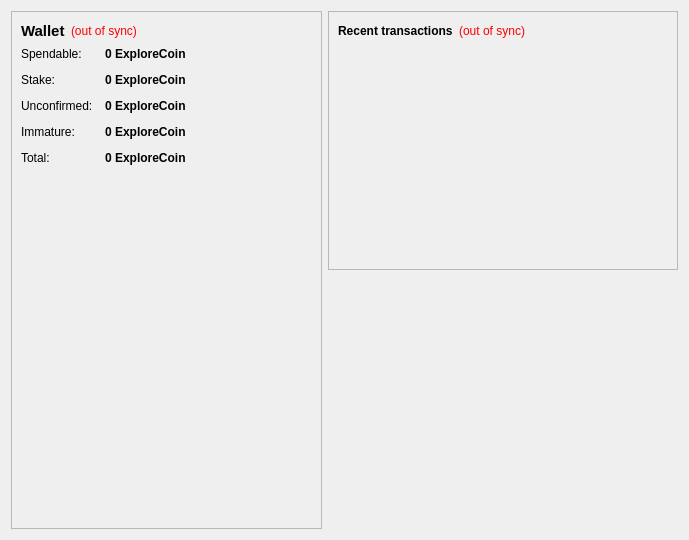
<?xml version="1.0" encoding="UTF-8"?>
<ui version="4.0">
 <class>OverviewPage</class>
 <widget class="QWidget" name="OverviewPage">
  <property name="geometry">
   <rect>
    <x>0</x>
    <y>0</y>
    <width>689</width>
    <height>540</height>
   </rect>
  </property>
  <property name="windowTitle">
   <string>Form</string>
  </property>
  <layout class="QHBoxLayout" name="horizontalLayout" stretch="1,0">
   <item>
    <layout class="QVBoxLayout" name="verticalLayout_2">
     <item>
      <widget class="QFrame" name="frame">
       <property name="frameShape">
        <enum>QFrame::StyledPanel</enum>
       </property>
       <property name="frameShadow">
        <enum>QFrame::Raised</enum>
       </property>
       <layout class="QVBoxLayout" name="verticalLayout_4">
        <item>
         <layout class="QHBoxLayout" name="horizontalLayout_4">
          <item>
           <widget class="QLabel" name="label_5">
            <property name="font">
             <font>
              <pointsize>11</pointsize>
              <weight>75</weight>
              <bold>true</bold>
             </font>
            </property>
            <property name="text">
             <string>Wallet</string>
            </property>
           </widget>
          </item>
          <item>
           <widget class="QLabel" name="labelWalletStatus">
            <property name="toolTip">
             <string>The displayed information may be out of date. Your wallet automatically synchronizes with the ExploreCoin network after a connection is established, but this process has not completed yet.</string>
            </property>
            <property name="styleSheet">
             <string notr="true">QLabel { color: red; }</string>
            </property>
            <property name="text">
             <string notr="true">(out of sync)</string>
            </property>
            <property name="alignment">
             <set>Qt::AlignLeading|Qt::AlignLeft|Qt::AlignVCenter</set>
            </property>
           </widget>
          </item>
          <item>
           <spacer name="horizontalSpacer_2">
            <property name="orientation">
             <enum>Qt::Horizontal</enum>
            </property>
            <property name="sizeHint" stdset="0">
             <size>
              <width>40</width>
              <height>20</height>
             </size>
            </property>
           </spacer>
          </item>
         </layout>
        </item>
        <item>
         <layout class="QFormLayout" name="formLayout_2">
          <property name="fieldGrowthPolicy">
           <enum>QFormLayout::AllNonFixedFieldsGrow</enum>
          </property>
          <property name="horizontalSpacing">
           <number>12</number>
          </property>
          <property name="verticalSpacing">
           <number>12</number>
          </property>
          <item row="0" column="0">
           <widget class="QLabel" name="label">
            <property name="text">
             <string>Spendable:</string>
            </property>
           </widget>
          </item>
          <item row="0" column="1">
           <widget class="QLabel" name="labelBalance">
            <property name="font">
             <font>
              <weight>75</weight>
              <bold>true</bold>
             </font>
            </property>
            <property name="cursor">
             <cursorShape>IBeamCursor</cursorShape>
            </property>
            <property name="toolTip">
             <string>Your current spendable balance</string>
            </property>
            <property name="text">
             <string notr="true">0 ExploreCoin</string>
            </property>
            <property name="textInteractionFlags">
             <set>Qt::LinksAccessibleByMouse|Qt::TextSelectableByKeyboard|Qt::TextSelectableByMouse</set>
            </property>
           </widget>
          </item>
          <item row="1" column="0">
           <widget class="QLabel" name="label_6">
            <property name="text">
             <string>Stake:</string>
            </property>
           </widget>
          </item>
          <item row="1" column="1">
           <widget class="QLabel" name="labelStake">
            <property name="font">
             <font>
              <weight>75</weight>
              <bold>true</bold>
             </font>
            </property>
            <property name="cursor">
             <cursorShape>IBeamCursor</cursorShape>
            </property>
            <property name="toolTip">
             <string>Total of coins that was staked, and do not yet count toward the current balance</string>
            </property>
            <property name="text">
             <string notr="true">0 ExploreCoin</string>
            </property>
            <property name="textInteractionFlags">
             <set>Qt::LinksAccessibleByMouse|Qt::TextSelectableByKeyboard|Qt::TextSelectableByMouse</set>
            </property>
           </widget>
          </item>
          <item row="2" column="0">
           <widget class="QLabel" name="label_3">
            <property name="text">
             <string>Unconfirmed:</string>
            </property>
           </widget>
          </item>
          <item row="2" column="1">
           <widget class="QLabel" name="labelUnconfirmed">
            <property name="font">
             <font>
              <weight>75</weight>
              <bold>true</bold>
             </font>
            </property>
            <property name="cursor">
             <cursorShape>IBeamCursor</cursorShape>
            </property>
            <property name="toolTip">
             <string>Total of transactions that have yet to be confirmed, and do not yet count toward the current balance</string>
            </property>
            <property name="text">
             <string notr="true">0 ExploreCoin</string>
            </property>
            <property name="textInteractionFlags">
             <set>Qt::LinksAccessibleByMouse|Qt::TextSelectableByKeyboard|Qt::TextSelectableByMouse</set>
            </property>
           </widget>
          </item>
          <item row="3" column="0">
           <widget class="QLabel" name="labelImmatureText">
            <property name="text">
             <string>Immature:</string>
            </property>
           </widget>
          </item>
          <item row="3" column="1">
           <widget class="QLabel" name="labelImmature">
            <property name="font">
             <font>
              <weight>75</weight>
              <bold>true</bold>
             </font>
            </property>
            <property name="toolTip">
             <string>Mined balance that has not yet matured</string>
            </property>
            <property name="text">
             <string notr="true">0 ExploreCoin</string>
            </property>
            <property name="textInteractionFlags">
             <set>Qt::LinksAccessibleByMouse|Qt::TextSelectableByKeyboard|Qt::TextSelectableByMouse</set>
            </property>
           </widget>
          </item>
          <item row="4" column="0">
           <widget class="QLabel" name="labelTotalText">
            <property name="text">
             <string>Total:</string>
            </property>
           </widget>
          </item>
          <item row="4" column="1">
           <widget class="QLabel" name="labelTotal">
            <property name="font">
             <font>
              <weight>75</weight>
              <bold>true</bold>
             </font>
            </property>
            <property name="cursor">
             <cursorShape>IBeamCursor</cursorShape>
            </property>
            <property name="toolTip">
             <string>Your current total balance</string>
            </property>
            <property name="text">
             <string notr="true">0 ExploreCoin</string>
            </property>
            <property name="textInteractionFlags">
             <set>Qt::LinksAccessibleByMouse|Qt::TextSelectableByKeyboard|Qt::TextSelectableByMouse</set>
            </property>
           </widget>
          </item>
         </layout>
        </item>
        <item>
         <spacer name="verticalSpacer_3">
          <property name="orientation">
           <enum>Qt::Vertical</enum>
          </property>
          <property name="sizeHint" stdset="0">
           <size>
            <width>20</width>
            <height>40</height>
           </size>
          </property>
         </spacer>
        </item>
        <item alignment="Qt::AlignHCenter|Qt::AlignVCenter">
         <widget class="QLabel" name="label_2">
          <property name="minimumSize">
           <size>
            <width>200</width>
            <height>200</height>
           </size>
          </property>
          <property name="maximumSize">
           <size>
            <width>300</width>
            <height>300</height>
           </size>
          </property>
          <property name="text">
           <string>&lt;html&gt;&lt;head/&gt;&lt;body&gt;&lt;p align=&quot;center&quot;&gt;&lt;img src=&quot;:/images/wallet&quot;/&gt;&lt;/span&gt;&lt;/a&gt;&lt;/p&gt;&lt;/body&gt;&lt;/html&gt;</string>
          </property>
         </widget>
        </item>
        <item>
         <spacer name="verticalSpacer">
          <property name="orientation">
           <enum>Qt::Vertical</enum>
          </property>
          <property name="sizeHint" stdset="0">
           <size>
            <width>20</width>
            <height>40</height>
           </size>
          </property>
         </spacer>
        </item>
       </layout>
      </widget>
     </item>
    </layout>
   </item>
   <item>
    <layout class="QVBoxLayout" name="verticalLayout_3">
     <item>
      <widget class="QFrame" name="frame_2">
       <property name="minimumSize">
        <size>
         <width>350</width>
         <height>0</height>
        </size>
       </property>
       <property name="frameShape">
        <enum>QFrame::StyledPanel</enum>
       </property>
       <property name="frameShadow">
        <enum>QFrame::Raised</enum>
       </property>
       <layout class="QVBoxLayout" name="verticalLayout">
        <item>
         <layout class="QHBoxLayout" name="horizontalLayout_2">
          <item>
           <widget class="QLabel" name="label_4">
            <property name="text">
             <string>&lt;b&gt;Recent transactions&lt;/b&gt;</string>
            </property>
           </widget>
          </item>
          <item>
           <widget class="QLabel" name="labelTransactionsStatus">
            <property name="toolTip">
             <string>The displayed information may be out of date. Your wallet automatically synchronizes with the ExploreCoin network after a connection is established, but this process has not completed yet.</string>
            </property>
            <property name="styleSheet">
             <string notr="true">QLabel { color: red; }</string>
            </property>
            <property name="text">
             <string notr="true">(out of sync)</string>
            </property>
            <property name="alignment">
             <set>Qt::AlignRight|Qt::AlignTrailing|Qt::AlignVCenter</set>
            </property>
           </widget>
          </item>
          <item>
           <spacer name="horizontalSpacer">
            <property name="orientation">
             <enum>Qt::Horizontal</enum>
            </property>
            <property name="sizeHint" stdset="0">
             <size>
              <width>40</width>
              <height>20</height>
             </size>
            </property>
           </spacer>
          </item>
         </layout>
        </item>
        <item>
         <widget class="QListView" name="listTransactions">
          <property name="styleSheet">
           <string notr="true">QListView { background: transparent; }</string>
          </property>
          <property name="frameShape">
           <enum>QFrame::NoFrame</enum>
          </property>
          <property name="verticalScrollBarPolicy">
           <enum>Qt::ScrollBarAlwaysOff</enum>
          </property>
          <property name="horizontalScrollBarPolicy">
           <enum>Qt::ScrollBarAlwaysOff</enum>
          </property>
          <property name="selectionMode">
           <enum>QAbstractItemView::NoSelection</enum>
          </property>
         </widget>
        </item>
       </layout>
      </widget>
     </item>
     <item>
      <spacer name="verticalSpacer_2">
       <property name="orientation">
        <enum>Qt::Vertical</enum>
       </property>
       <property name="sizeHint" stdset="0">
        <size>
         <width>20</width>
         <height>40</height>
        </size>
       </property>
      </spacer>
     </item>
    </layout>
   </item>
  </layout>
 </widget>
 <resources/>
 <connections/>
</ui>
